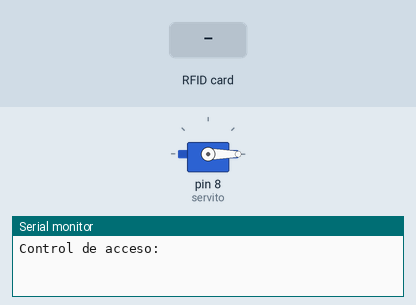
Simulated run of this sketch. Board: Arduino Uno, built with avr-gcc and run on an emulated ATmega328P. Parts: servo, the last lines printed to the serial monitor. Inputs (shaded band) come from the test bench.

Above: at 1.2 s.
1.3 s: RFID card EB A4 34 5B held to the reader
At 2.0 s:
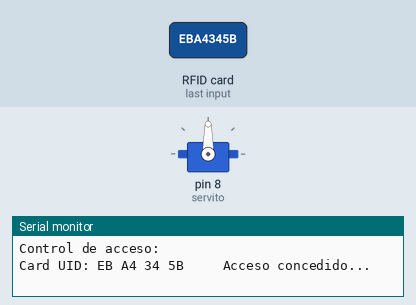
Timing chart, 0 to 7.8 s (numbered marks = the images above; inputs shaded):
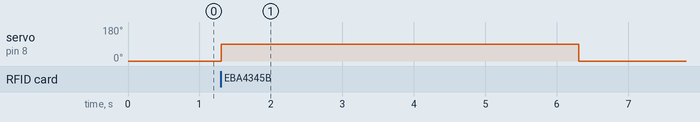

The sketch:

controlAcceso.ino
```cpp
#include <Servo.h>
#include <SPI.h>
#include <MFRC522.h>

#define RST_PIN  9    //Pin 9 para el reset del RC522
#define SS_PIN  10   //Pin 10 para el SS (SDA) del RC522
MFRC522 mfrc522(SS_PIN, RST_PIN); ///Creamos el objeto para el RC522
Servo servito;
void setup() {
  Serial.begin(9600); //Iniciamos La comunicacion serial
  SPI.begin();        //Iniciamos el Bus SPI
  mfrc522.PCD_Init(); // Iniciamos el MFRC52
  Serial.println("Control de acceso:");
  servito.attach(8);
  servito.write(0);
}
byte ActualUID[4]; //almacenará el código del Tag leído
byte Usuario1[5] = {0xEB, 0xA4, 0x34, 0x5B,} ; //código del usuario 1
byte Usuario2[4] = {0xC1, 0x2F, 0xD6, 0x0E} ; //código del usuario 2
int contador = 1;
void loop() {
  // Revisamos si hay nuevas tarjetas  presentes
  if ( mfrc522.PICC_IsNewCardPresent())
  {
    //Seleccionamos una tarjeta
    if ( mfrc522.PICC_ReadCardSerial())
    {
      // Enviamos serialemente su UID
      Serial.print(F("Card UID:"));
      for (byte i = 0; i < mfrc522.uid.size; i++) {
        Serial.print(mfrc522.uid.uidByte[i] < 0x10 ? " 0" : " ");
        Serial.print(mfrc522.uid.uidByte[i], HEX);
        ActualUID[i] = mfrc522.uid.uidByte[i];
      }
      Serial.print("     ");
      //comparamos los UID para determinar si es uno de nuestros usuarios
      if (compareArray(ActualUID, Usuario1)) {
        if (contador == 11) {
          Serial.println("Acceso denegado, exceso de personas");
          servito.write(0);
        } else {
          Serial.println("Acceso concedido...");
          servito.write(90);
          delay(5000);
          servito.write(0);
          contador++;
        }
      } else {
        Serial.println("Usuario no registrado");
      }
      // Terminamos la lectura de la tarjeta tarjeta  actual
      mfrc522.PICC_HaltA();

    }
  }
}
//Función para comparar dos vectores
boolean compareArray(byte array1[], byte array2[]) {
  if (array1[0] != array2[0])return (false);
  if (array1[1] != array2[1])return (false);
  if (array1[2] != array2[2])return (false);
  if (array1[3] != array2[3])return (false);
  return (true);
}
```

Measured:
- after the input at 1.3 s, servo on pin 8 (servito): 0° → 90° at once, → 0° 5.0 s later
